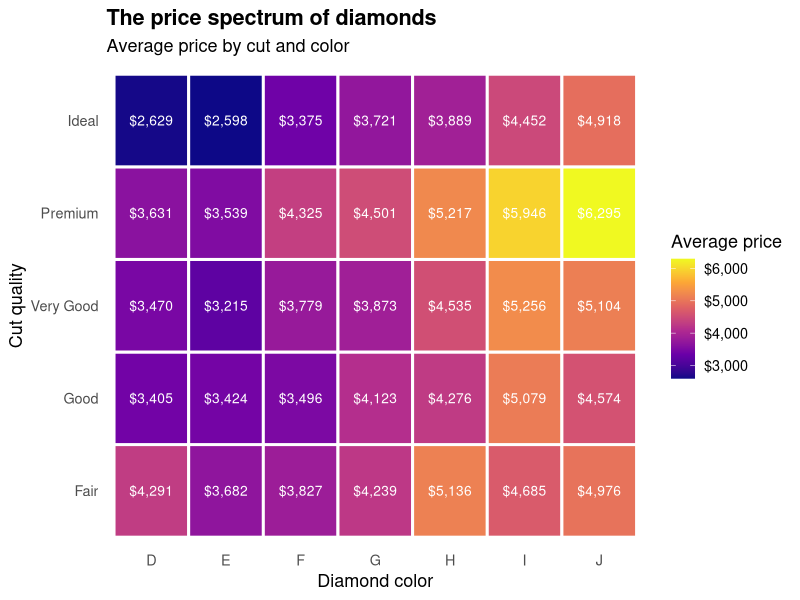

This chart was generated by the following R code:
library(tidyverse)

price_by_cut_color <- diamonds |>
  group_by(cut, color) |>
  summarise(mean_price = mean(price), .groups = "drop")

diamond_plot <- ggplot(price_by_cut_color, aes(x = color, y = cut, fill = mean_price)) +
  geom_tile(color = "white", linewidth = 1) +
  geom_text(aes(label = scales::dollar(mean_price, accuracy = 1)), color = "white", size = 3.5) +
  scale_fill_viridis_c(option = "C", labels = scales::label_dollar()) +
  labs(
    title = "The price spectrum of diamonds",
    subtitle = "Average price by cut and color",
    x = "Diamond color",
    y = "Cut quality",
    fill = "Average price"
  ) +
  theme_minimal(base_size = 13) +
  theme(
    plot.title = element_text(face = "bold"),
    panel.grid = element_blank()
  )

ggsave("diamonds-2.png", plot = diamond_plot, width = 9, height = 6, dpi = 300)
